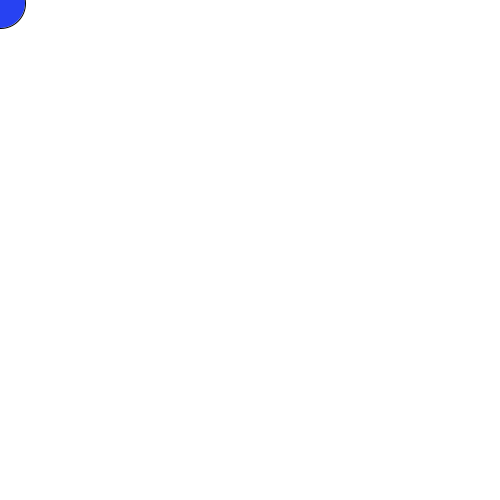
Frame 1 (no input)
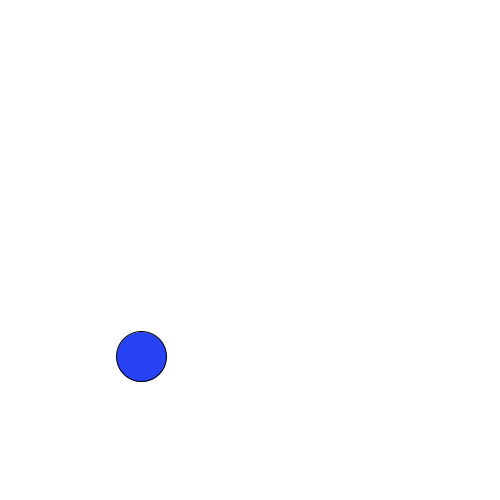
Frame 60 (the mouse pressed at the canvas centre just before this capture)
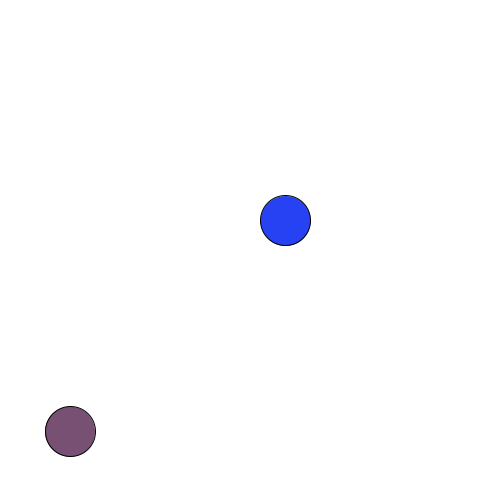
Frame 120 (the mouse held since frame 60 and released just before this capture)

The Processing sketch that drew these frames (run headless with seeded random() and noise(); from frame 60 on, the mouse is pressed at the canvas centre):

// Processing sketch: processing_24845
// ── processing_24845.pde

//Circle myCircle;
ArrayList balls;

void setup()
{
  size(500,500);
  balls = new ArrayList();
  //myCircle = new Circle();
  balls.add(new Circle(mouseX,mouseY));
}

void draw()
{
  background(255);
  for(int i=balls.size()-1; i>=0; i--)
 {
   Circle myCircle = (Circle) balls.get(i);
   myCircle.move();
   myCircle.display();
 } 
  //myCircle.move();
  //myCircle.display();
}

class Circle
{
    color m_c;
    float m_xspeed;
    float m_yspeed;
    float m_x;
    float m_y;
    float r=random(255);
    float g=random(255);
    float b=random(255);
//    float a=random(255);
        float a=255;
        
    Circle(int mouseX,int mouseY)
    {
      r=random(r);
      m_c = color(r,g,b,a);
      m_xspeed = -3;
      m_yspeed = 3;
      m_x = mouseX; 
      m_y = mouseY;
      
    }
    void display()
    {
      stroke(0);
      fill(m_c);
       ellipseMode(CENTER);
      ellipse(m_x,m_y,50,50);
      
      // ellipse(width/2,-abs(sin(a)*200),50,50);
   
  
  }
  
  void move()
  {
    m_x = m_x+m_xspeed;
      m_y = m_y+m_yspeed;
      
      m_yspeed = m_yspeed + 0.1;
      
      if(m_x>width)
      {
        m_x=width;
        m_xspeed = m_xspeed * -0.8;
      }
      if(m_x<0)
      {
        m_x=0;
        m_xspeed = m_xspeed * -0.8;
      }
      if(m_y>height)
      {
        m_y=height;
        m_yspeed = m_yspeed * -0.8;
      }
  }
 
}

void mousePressed()
{
 
  balls.add(new Circle(mouseX,mouseY));
}
